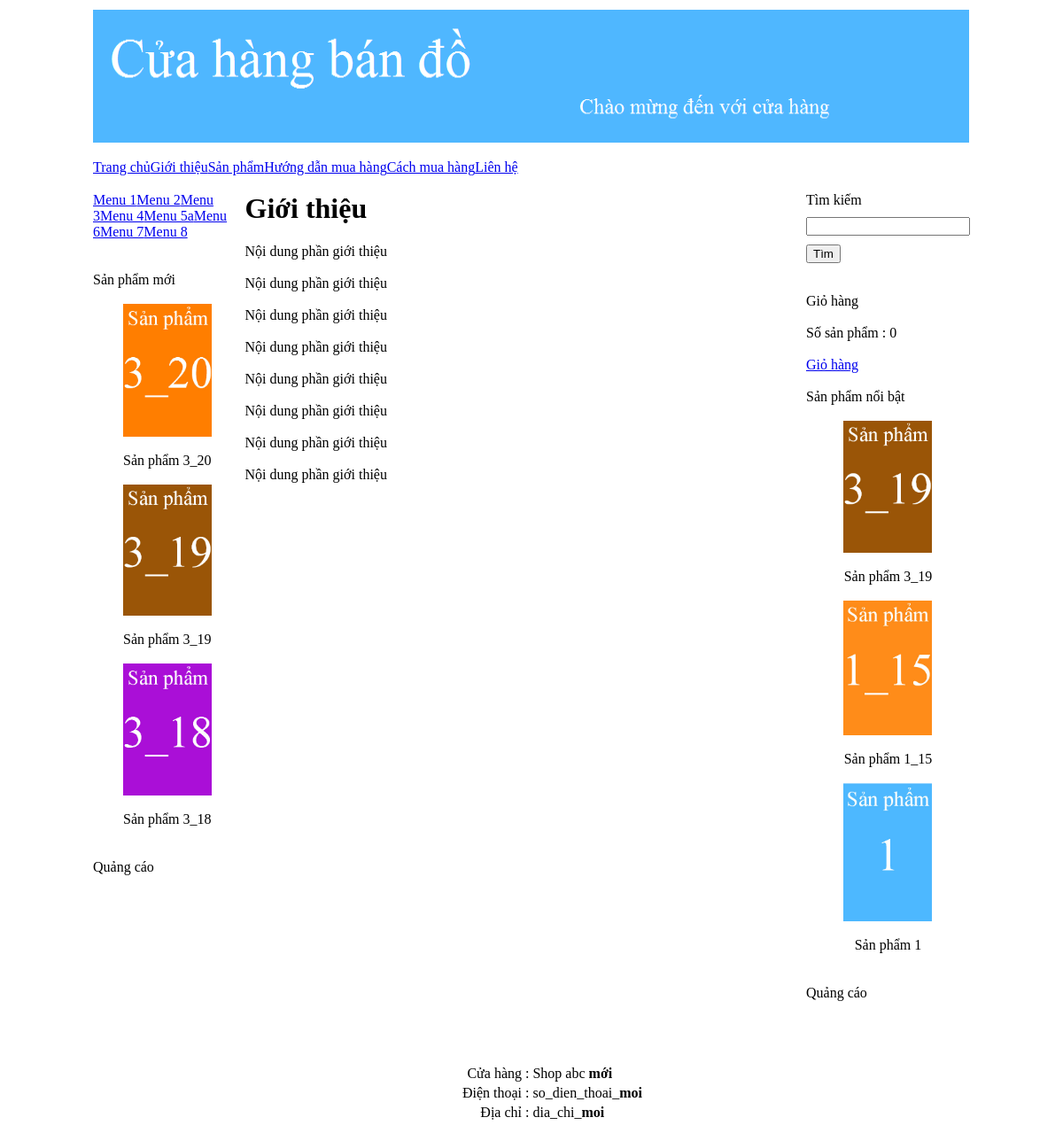
The app's page /ban_hang/ban_hang/index.php?thamso=xuat_mot_tin&id=1 with its own data.
### tables this page shows
CREATE TABLE IF NOT EXISTS `banner` (
  `id` int(11) NOT NULL AUTO_INCREMENT,
  `hinh` varchar(256) NOT NULL,
  `rong` varchar(256) NOT NULL,
  `cao` varchar(256) NOT NULL,
  PRIMARY KEY (`id`)
);

CREATE TABLE IF NOT EXISTS `menu_ngang` (
  `id` int(11) NOT NULL AUTO_INCREMENT,
  `ten` varchar(256) NOT NULL,
  `noi_dung` mediumtext NOT NULL,
  `loai_menu` varchar(256) NOT NULL,
  PRIMARY KEY (`id`)
);

CREATE TABLE IF NOT EXISTS `menu_doc` (
  `id` int(11) NOT NULL AUTO_INCREMENT,
  `ten` varchar(256) NOT NULL,
  PRIMARY KEY (`id`)
);

CREATE TABLE IF NOT EXISTS `san_pham` (
  `id` int(11) NOT NULL AUTO_INCREMENT,
  `ten` varchar(256) NOT NULL,
  `gia` int(255) NOT NULL,
  `hinh_anh` varchar(256) NOT NULL,
  `noi_dung` mediumtext NOT NULL,
  `thuoc_menu` int(255) NOT NULL,
  `noi_bat` varchar(256) NOT NULL,
  `trang_chu` varchar(256) NOT NULL,
  `sap_xep_trang_chu` int(255) NOT NULL,
  PRIMARY KEY (`id`)
);

CREATE TABLE IF NOT EXISTS `footer` (
  `id` int(11) NOT NULL AUTO_INCREMENT,
  `html` mediumtext NOT NULL,
  PRIMARY KEY (`id`)
);

### ban_hang/ban_hang/chuc_nang/menu_doc/menu_doc.php (the view)
<?php
	$link = mysqli_connect("localhost","root","") or die ("Khong the ket noi den CSDL");
	mysqli_set_charset($link, "UTF8");
	mysqli_select_db($link,"ban_hang");
	$sql = "select * from menu_doc order by id;";
	$result = mysqli_query($link, $sql);
	echo "<div class='menu_doc' >";
	while($row = mysqli_fetch_array($result, MYSQLI_BOTH))
	{
		$link="?thamso=xuat_san_pham&id=".$row['id'];
		echo "<a href='$link'>";
			echo $row['ten'];
		echo "</a>";
	}
	echo "</div>";
?>

### ban_hang/ban_hang/chuc_nang/banner/banner.php
<?php
	$link = mysqli_connect("localhost","root","") or die ("Khong the ket noi den CSDL");
	mysqli_set_charset($link, "UTF8");
	mysqli_select_db($link,"ban_hang");
	$sql = "select * from banner limit 0,1;";
	$result = mysqli_query($link, $sql);
	$row = mysqli_fetch_array($result, MYSQLI_BOTH);
	$link_hinh="hinh_anh/banner/".$row['hinh'];
	echo "<img src='".$link_hinh."' width='".$row['rong']."' height='".$row['cao']."' >";
?>

### ban_hang/ban_hang/chuc_nang/menu_ngang/menu_ngang.php
<?php
	$link = mysqli_connect("localhost","root","") or die ("Khong the ket noi den CSDL");
	mysqli_set_charset($link, "UTF8");
	mysqli_select_db($link,"ban_hang");
	$sql = "select id,ten,loai_menu from menu_ngang order by id;";
	$result = mysqli_query($link, $sql);
	echo "<div class='menu_ngang' >";
	echo "<a href='index.php'>Trang chủ</a>";
	while($row = mysqli_fetch_array($result, MYSQLI_BOTH))
	{
		if($row['loai_menu']==""){$link_menu="?thamso=xuat_mot_tin&id=".$row['id'];}
		if($row['loai_menu']=="san_pham"){$link_menu="?thamso=xuat_san_pham_2";}
		echo "<a href='$link_menu'>";
			echo $row['ten'];
		echo "</a>";
	}
	echo "</div>";
?>

### ban_hang/ban_hang/chuc_nang/san_pham/moi.php
<br><br>
Sản phẩm mới <br><br>
<center>
	<?php
		$link = mysqli_connect("localhost","root","") or die ("Khong the ket noi den CSDL");
		mysqli_set_charset($link, "UTF8");
		mysqli_select_db($link,"ban_hang");
		$sql = "select id,ten,hinh_anh from san_pham order by id desc limit 0,3;";
		$result = mysqli_query($link, $sql);
		while($row = mysqli_fetch_array($result, MYSQLI_BOTH))
		{
			$link_anh="hinh_anh/san_pham/".$row['hinh_anh'];
			$link_chi_tiet="?thamso=chi_tiet_san_pham&id=".$row['id'];
			echo "<a href='$link_chi_tiet' >";
				echo "<img src='$link_anh' width='100px' >";
			echo "</a>";
			echo "<br><br>";
			echo $row['ten'];
			echo "<br>";
			echo "<br>";
		}
	?>
</center>

### ban_hang/ban_hang/chuc_nang/xuat_mot_tin.php
<?php
	$id=$_GET['id'];
	$link = mysqli_connect("localhost","root","") or die ("Khong the ket noi den CSDL");
	mysqli_set_charset($link, "UTF8");
	mysqli_select_db($link,"ban_hang");
	$sql = "select * from menu_ngang where id='$id';";
	$result = mysqli_query($link, $sql);
	$row = mysqli_fetch_array($result, MYSQLI_BOTH);
	echo "<h1>";
		echo $row['ten'];
	echo "</h1>";
	echo $row['noi_dung'];
?>

### ban_hang/ban_hang/chuc_nang/san_pham/noi_bat.php
<br><br>
Sản phẩm nổi bật <br><br>
<center>
	<?php
		$link = mysqli_connect("localhost","root","") or die ("Khong the ket noi den CSDL");
		mysqli_set_charset($link, "UTF8");
		mysqli_select_db($link,"ban_hang");
		$sql = "select id,ten,hinh_anh from san_pham where noi_bat='co' order by id desc limit 0,3;";
		$result = mysqli_query($link, $sql);
		while($row = mysqli_fetch_array($result, MYSQLI_BOTH))
		{
			$link_anh="hinh_anh/san_pham/".$row['hinh_anh'];
			$link_chi_tiet="?thamso=chi_tiet_san_pham&id=".$row['id'];
			echo "<a href='$link_chi_tiet' >";
				echo "<img src='$link_anh' width='100px' >";
			echo "</a>";
			echo "<br><br>";
			echo $row['ten'];
			echo "<br>";
			echo "<br>";
		}
	?>
</center>

### ban_hang/ban_hang/chuc_nang/footer/footer.php
<?php
	$link = mysqli_connect("localhost","root","") or die ("Khong the ket noi den CSDL");
	mysqli_set_charset($link, "UTF8");
	mysqli_select_db($link,"ban_hang");
	$sql = "select * from footer limit 0,1;";
	$result = mysqli_query($link, $sql);
	$row = mysqli_fetch_array($result, MYSQLI_BOTH);
	echo $row['html'];
?>

### records on screen
banner: hinh (picture)
menu_ngang: ten "Giới thiệu", noi_dung "Nội dung phần giới thiệu Nội dung phần giới thiệu Nội dung phần giới thiệu Nội dung phần giới thiệu Nội dung phần giới thiệu Nội dung phần giới thiệu Nội dung phần giới thiệu Nội dung phần giới thiệu"
menu_ngang: ten "Sản phẩm"
menu_ngang: ten "Hướng dẫn mua hàng"
menu_ngang: ten "Cách mua hàng"
menu_ngang: ten "Liên hệ"
menu_doc: ten "Menu 1"
menu_doc: ten "Menu 2"
menu_doc: ten "Menu 3"
menu_doc: ten "Menu 4"
menu_doc: ten "Menu 5a"
menu_doc: ten "Menu 6"
menu_doc: ten "Menu 7"
menu_doc: ten "Menu 8"
san_pham: hinh_anh (picture), ten "Sản phẩm 3_20"
san_pham: hinh_anh (picture), ten "Sản phẩm 3_19"
san_pham: hinh_anh (picture), ten "Sản phẩm 3_18"
san_pham: hinh_anh (picture), ten "Sản phẩm 1_15"
san_pham: hinh_anh (picture), ten "Sản phẩm 1"
footer: html "Cửa hàng : Shop abc mới Điện thoại : so_dien_thoai_ moi Địa chỉ : dia_chi_ moi"

### other values on screen
$so_luong "0"
